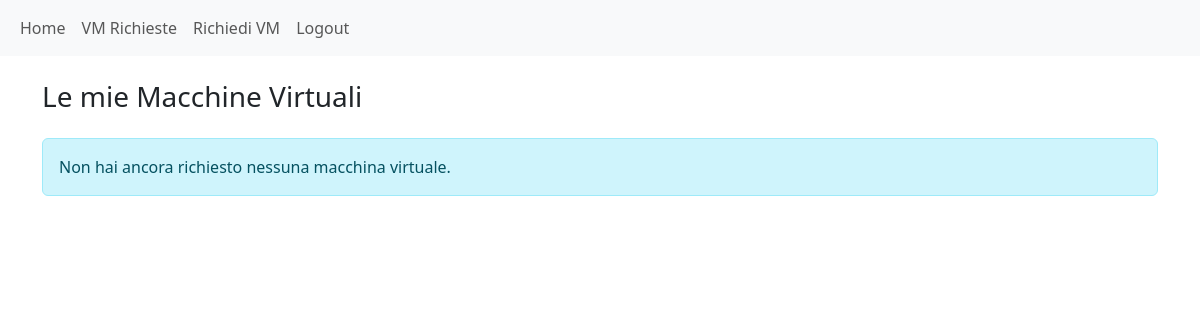
Before: /request-vm (signed in) with the older database file.
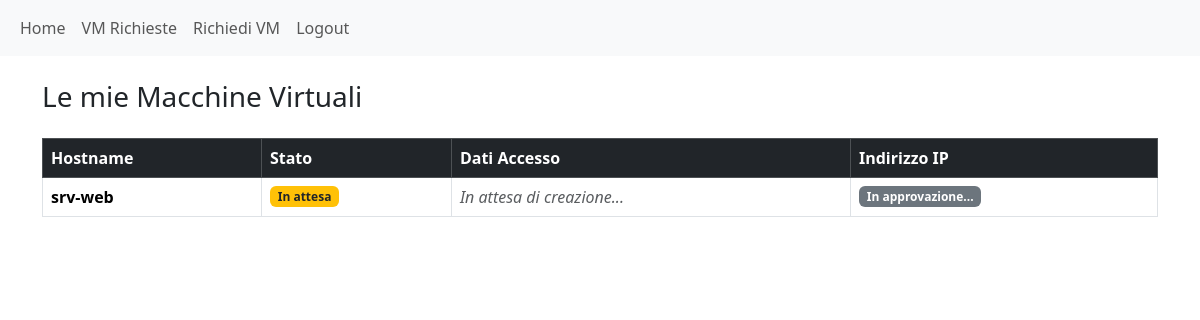
After: the same page with the newer database file.
### models/model.py (models this page shows)
class VMRequest(db.Model):
    id = db.Column(db.Integer, primary_key=True)
    user_id = db.Column(db.Integer, db.ForeignKey('user.id'), nullable=False)
    config_name = db.Column(db.String(50), nullable=False)
    hostname = db.Column(db.String(100), nullable=False)
    status = db.Column(db.String(20), default='pending')
    created_at = db.Column(db.DateTime, default=datetime.utcnow)
    vm_id = db.Column(db.Integer, nullable=True)
    ip_address = db.Column(db.String(50), nullable=True)
    vm_user = db.Column(db.String(50), nullable=True)
    vm_password = db.Column(db.String(100), nullable=True)
    ssh_key = db.Column(db.Text, nullable=True)

### routes/default.py (the view)
@app.route('/request-vm', methods=['GET', 'POST'])
@login_required
def request_vm():
    return render_template('vm/request-new-vm.html')

### app.py (called while the page is built)
@login_manager.user_loader
def load_user_callback(user_id):
    stmt = db.select(User).filter_by(id=user_id)
    user = db.session.execute(stmt).scalar_one_or_none()
    return user

### templates/vm/request-new-vm.html (shortened to what this page needs)
{% extends "base.html" %}
{% block content %}
<div class="container mt-4">
    <h3 class="mb-4">Le mie Macchine Virtuali</h3>
    {% if current_user.vms %}
    <div class="table-responsive">
        <table class="table table-bordered table-hover align-middle">
            <thead class="table-dark">
                <tr>
                    <th>Hostname</th>
                    <th>Stato</th>
                    <th>Dati Accesso</th>
                    <th>Indirizzo IP</th>
                </tr>
            </thead>
            <tbody>
                {% for req in current_user.vms %}
                <tr>
                    <td>
                        <strong>{{ req.hostname }}</strong>
                    </td>
                    <td>
                        {% if req.status == 'created' %}
                            <span class="badge bg-success">Creata</span>
                        {% elif req.status == 'pending' %}
                            <span class="badge bg-warning text-dark">In attesa</span>
                        {% else %}
                            <span class="badge bg-secondary">{{ req.status }}</span>
                        {% endif %}
                    </td>
                    <td>
                        {% if req.status == 'created' %}
                            <ul class="list-unstyled mb-0">
                                <li><strong>User:</strong> {{ req.vm_user }}</li>
                                <li><strong>Password:</strong> <code>{{ req.vm_password }}</code></li>
                            </ul>
                        {% else %}
                            <em class="text-muted">In attesa di creazione...</em>
                        {% endif %}
                    </td>
                    <td id="ip-{{ req.vm_id }}">
                        {% if req.status == 'created' %}
                            {% if req.ip_address and req.ip_address != "IP non ancora disponibile" %}
                                <span class="badge bg-success">{{ req.ip_address }}</span>
                            {% else %}
                                <button onclick="checkIP('{{ req.vm_id }}')" class="btn btn-sm btn-warning">
                                    Recupera IP
                                </button>
                            {% endif %}
                        {% elif req.status == 'pending' %}
                            <span class="badge bg-secondary">In approvazione...</span>
                        {% else %}
                            <span class="text-danger">{{ req.status }}</span>
                        {% endif %}
                    </td>
                </tr>
                {% endfor %}
            </tbody>
        </table>
    </div>
    {% else %}
        <div class="alert alert-info">
            Non hai ancora richiesto nessuna macchina virtuale.
        </div>
    {% endif %}
</div>
{% endblock %}

Changed rows visible on the page:
added VMRequest: hostname "srv-web", status "In attesa"
Other visible differences:
text no longer shown: "Non hai ancora richiesto nessuna macchina virtuale."
text now shown: "Hostname Stato Dati Accesso Indirizzo IP"
